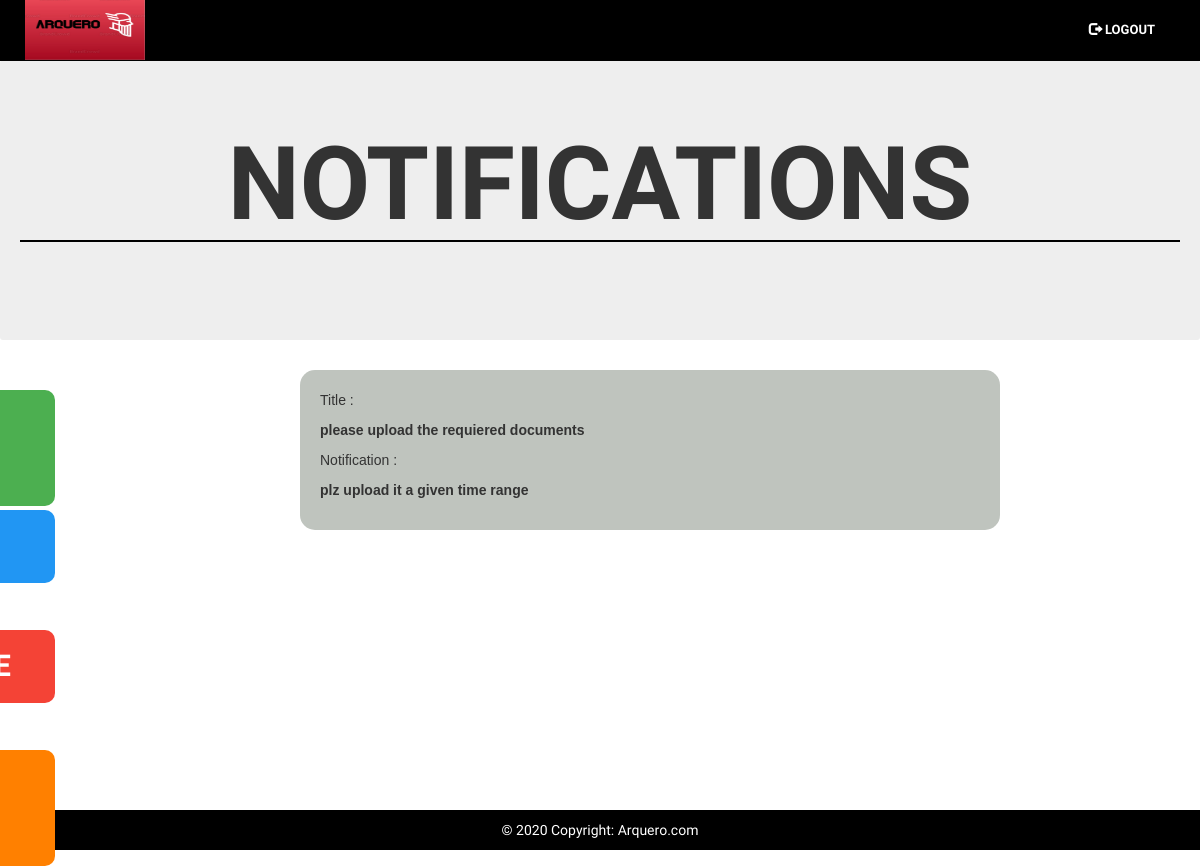
Screenshot of /noti with the database file from the repository.
### users/models.py (models this page shows, shortened)
class notify(models.Model):
    title = models.CharField(max_length=30)
    notification = models.TextField(max_length=100)

### users/views.py (the view)
# urls.py: path('noti', views.noti, name='tnoti'),
def noti(request):
    noty = notify.objects.all()
    return render(request, 'noti.html', {'data': noty})

### templates/noti.html (shortened to what this page needs)
<!DOCTYPE html>
{% load static %}
<html lang="en-US">
<head>
	<link rel="stylesheet" href="css/bootstrap.min.css" />
	<link rel="stylesheet" href="https://maxcdn.bootstrapcdn.com/bootstrap/4.4.1/css/bootstrap.min.css">
  	<link rel="stylesheet" href="https://maxcdn.bootstrapcdn.com/bootstrap/3.3.7/css/bootstrap.min.css">
   	<link rel="stylesheet" href="css/glyphicon.css">
</head>
<body style="font-family:Amatic SC">
  <nav class="navbar navbar-expand-sm navbar-light navbar-fixed-top" id="one">
    <a href="index" class="navbar-brand">
        <img id="logo" src="{% static 'logoarq.jpg' %}"  style="width: 120px; " class="img-fluid">
    </a>
    <div class="collapse navbar-collapse " id="cl">
        <div>
            <ul class="navbar-nav  float-right "class="mx-auto" style="width: 300px; ">
                <li class="nav-item">
                <a href="tlogout" class="nav-link" style="color: white; margin-right: -120px;"><span class="glyphicon glyphicon-log-out" style="color: white;"></span >  LOGOUT</a>
                </li>
            </ul>
        </div>
    </div>
</nav>
<br><br><br>
<div class="jumbotron">
<h1 class="fonts" style="font-size: 102px; text-align: center; border-bottom: 2px solid black;"><b>NOTIFICATIONS</b></h1><br><br>
</div>
<div class="container-fluid w3-padding">
  <div class="row">
    <div class="col-md-3">
      <div id="mySidenav" class="sidenav">
  <a href="#" id="about" class="fonts"><b>ADMIN's PORTAL</b></a>
  <a href="#" id="blog" class="fonts"><b>PROFILE</b></a>
  <a href="#" id="projects" class="fonts"><b>ATTENDANCE</b></a>
  <a href="#" id="contact" class="fonts"><b>EDIT PASSWORD</b></a>
      </div>
    </div>
      {% for da in data %}
    <div class="fed" id="fed" style="background-color:#bfc4be">
             <br>
             <p>Title : </p><p style="font-weight:bold">{{da.title}}</p>
             <p>Notification : </p><p style="font-weight:bold">{{da.notification}}</p>
             <br>
         </div>
          <br>
      {% endfor %}
</div>
</div>
        <br><br>
        <br><br>
        <br><br>
        <br><br>
        <br><br>
        <br><br>
        <br><br>
<footer class="page-footer " id="footer" style="">
    <div class="footer-copyright text-center py-3" style="color:white">© 2020 Copyright:
      <a href="https://Arquero.com/" style="color:white">Arquero.com </a>
    </div>
</footer>
</body>
</html>

### templates/noti.html (style rules this page uses)
#logo { height: 70px; margin-top: -30px; margin-right: 1px; }
#footer { position:bottom fixed; bottom: 0; left: 0; width: 100%; background-color:black; color: white; text-align: center; }
.fonts { font-family: 'Amatic SC'; }
.nav-item { font-weight: bold; font-size:small; margin: auto; }
nav ul { background : none; float:right; font-size: 1.125em; margin-right: -5%; text-align:right; width:45%; }
#one { background-color: black; color: white; }
#mySidenav a { position: absolute; left: -195px; transition: 0.3s; padding: 15px; width: 250px; text-decoration: none; font-size: 30px; color: white; border-radius: 0 10px 10px 0; }
#about { top: 20px; background-color: #4CAF50; }
#fed { font-family: Arial, Helvetica, sans-serif; border-radius: 15px; border: 10px; padding-left:20px; width:700px; }
#blog { top: 140px; background-color: #2196F3; }
#projects { top: 260px; background-color: #f44336; }
#contact { top: 380px; background-color: #ff8000; }

### rows the page displays
notify: title "please upload the requiered documents", notification "plz upload it a given time range"
